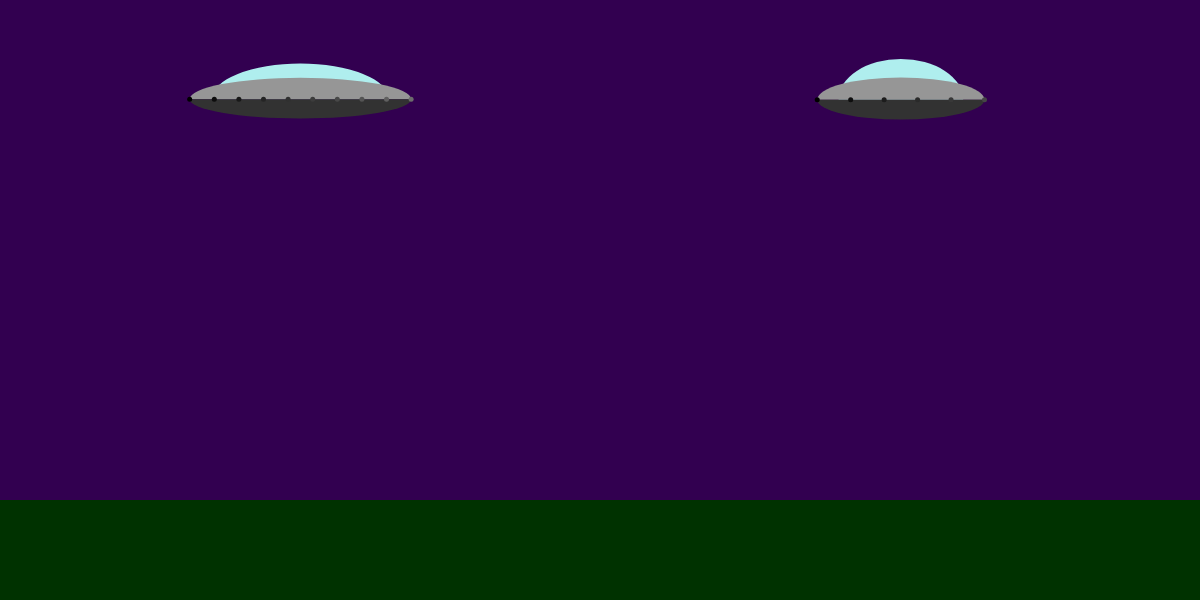
Frame 1 (no input)
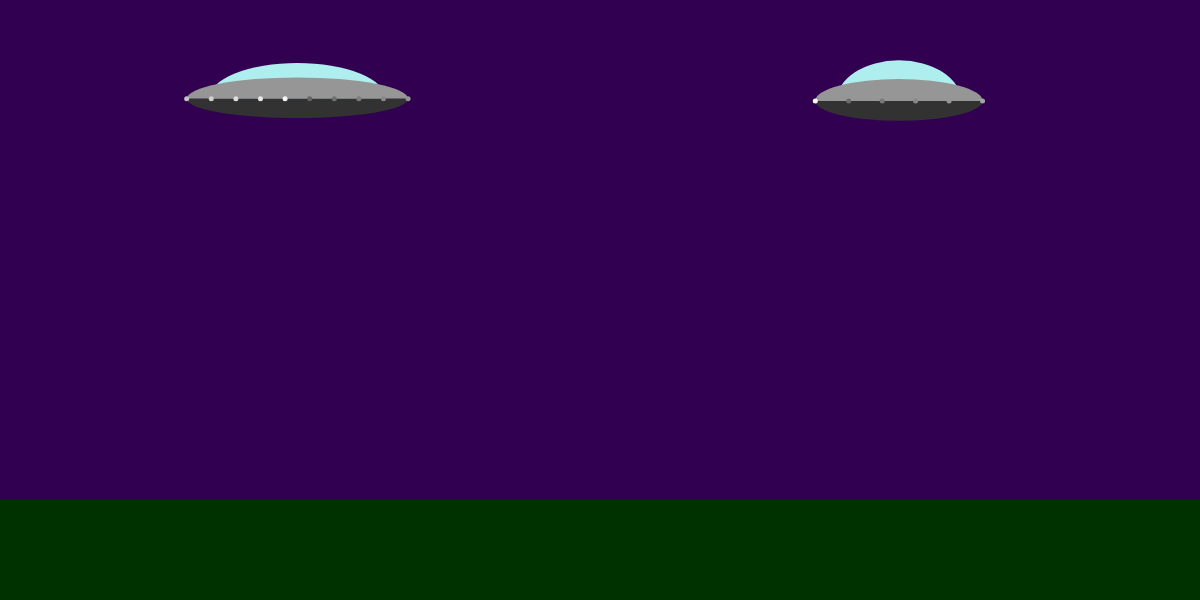
Frame 60 (no input)
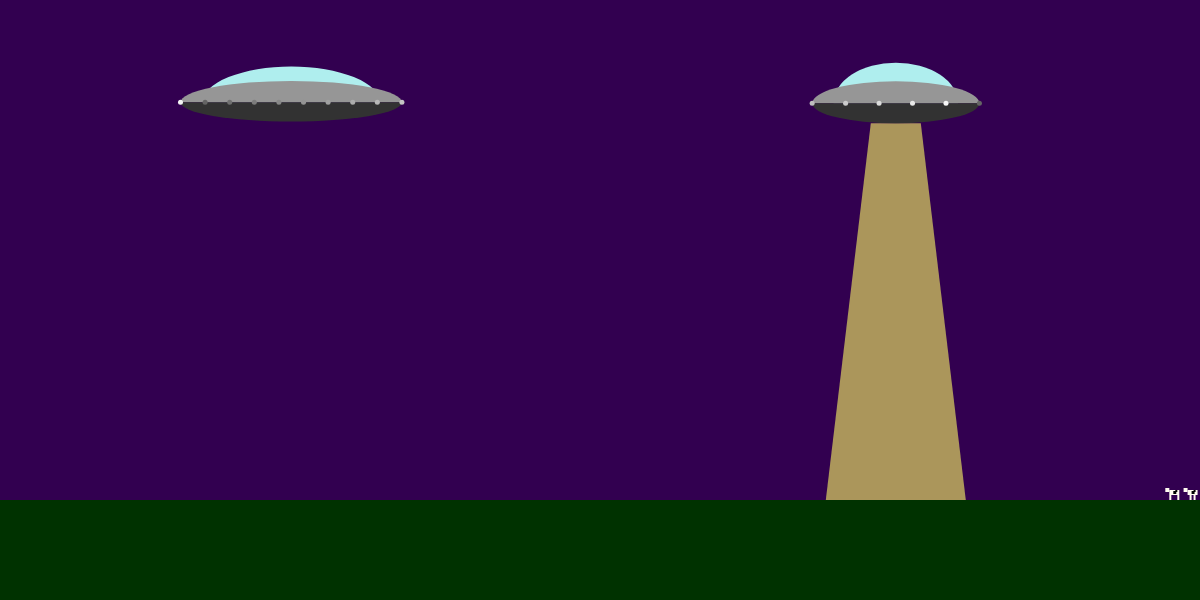
Frame 120 (the mouse pressed at the canvas centre since frame 60)

The p5.js sketch that drew these frames (run headless with seeded random() and noise() and a simulated clock; from frame 60 on, the mouse is pressed at the canvas centre):

// p5.js sketch
// ── sketch.js
//Topic 1.1 
//Object orientation revisted
//part two

var flyingSaucers;
var cowManager;


function FlyingSaucer(x,y)
{
    //public
    this.x = x;
    this.y = y;
    this.beamOn = false;
    
    //private
    var fs_width = random(150,250);
    var fs_height = random(75,125);
    var window_width = random(0.65,0.85);
    var window_height = random(0.75,1);
    var base_height = random(0.25,0.5);
    var num_lights = floor(random(5,25));
    var light_inc = floor(random(5,10));
    var brightnesses = [];
    var beamWidth = 140;
        

    this.hover = function()
    {
        this.x += random(-1,1);
        this.y += random(-1,1); 
        
        if(!this.beamOn && random() > 0.999)
        {
            this.beamOn = true;
        }
        else if(this.beamOn && random() > 0.998)
        {
            this.beamOn = false;
        }
    }

    
    this.draw = function()
    {
        if(this.beamOn)
        {
            this.beam();
        }
        
        
        //draw the window
        fill(175,238,238);
        arc(
            this.x,
            this.y,
            fs_width * window_width,
            fs_height * window_height,
            PI,TWO_PI);

        //draw the body
        fill(150);
        arc(
            this.x,
            this.y,
            fs_width,
            fs_height/2,
            PI,TWO_PI);

        //draw the base
        fill(50);
        arc(
            this.x,
            this.y,
            fs_width,
            fs_height * base_height,
            0,PI);

        //draw the lights
        var incr = (fs_width/(num_lights -1)); 

        for(var i = 0; i < num_lights; i++)
        {

            var x = this.x - fs_width/2 + i * incr;
            fill(brightnesses[i]);
            ellipse(
                x,
                this.y,
                5,
                5
            )
            brightnesses[i] += light_inc;
            if(brightnesses[i] > 255)
            {
                brightnesses[i] = 100;
            }
        }
    }   
    
    this.beam = function()
    {
        if(random() > 0.25)
        {
            fill(255,255,100,150);
            beginShape();
            vertex(this.x - 25,this.y + fs_height * base_height * 0.5);
            vertex(this.x + 25,this.y + fs_height * base_height * 0.5);
            vertex(this.x + beamWidth/2,height - 100);
            vertex(this.x - beamWidth/2,height - 100);
            endShape();
        }
    }
    
    this.getBeamBoundaries = function()
    {
        var boundaries = [];
        boundaries.push(this.x - beamWidth/2);
        boundaries.push(this.x + beamWidth/2);
        return boundaries;
    }
    
    //////// setup code /////////
    
    for(var i = 0; i < num_lights; i++)
    {
        brightnesses.push((i * light_inc * 2)%255);
    }
}


function Cow(x,y)
{
    //public
    this.x = x;
    this.y = y;
    this.direction = random(1,2);
    this.flyingSaucerRef = null;
    this.flagForDeletion = false;
    this.isFrozen = false;
    
    //private
    var step = 0;

    if(random() > 0.5)
    {
        this.direction *= -1;    
    }
    
    
    this.draw = function()
    {
        
        push();
        translate(this.x, this.y);
        if(this.direction > 0)
        {
            scale(-1,1);
        }
        
        fill(255,250,240)
        rect(0,-10,10,5);
        
        //legs
        if(step > 5)
        {
            rect(0,-5,2,5);
            rect(8,-5,2,5);
        }
        else
        {
            rect(2,-5,2,5);
            rect(6,-5,2,5);
        }
        
        //head
        rect(-4,-12,4,4);
        
        //markings
        fill(0);
        rect(4,-9,3,3);
        rect(6,-10,2,2);

        pop();
        
    }
    
    this.walk = function()
    {
        this.x += this.direction;
        step = (step + 1)%10;
    }

}


function CowManager()
{
    this.cows = [];
    this.minCows = 10;
    
    this.update = function()
    {
        //add new cows if necessary
        if(this.cows.length < this.minCows)
        {
            this.cows.push(new Cow(width+199, height - 100));
        }
        
        for(var i = 0; i < this.cows.length; i++)
        {
            
            if(!this.cows[i].isFrozen)
            {
                if(this.cows[i].y < height - 100)
                {
                    //falling
                    this.cows[i].y += 3;
                }
                else
                {
                    //regular walking
                    this.cows[i].walk();

                    if(this.cows[i].x > width + 200)
                    {
                        this.cows[i].x = -200;
                    }
                    else if(this.cows[i].x < -200)
                    {
                        this.cows[i].x = width + 200;
                    }
                }
            }
            else
            {
                //reset for next frame
                this.cows[i].isFrozen = false;    
            }
        }
        
        //remove old cows
        for(var i = this.cows.length - 1; i >= 0; i--)
        {
            if(this.cows[i].flagForDeletion)
            {
                this.cows.splice(i,1);
            }
        }
           
        
    }
    
    this.draw = function()
    {
        for(var i = 0; i < this.cows.length; i++)
        {
            this.cows[i].draw();
        }
    }
    
    this.checkForCows = function(x1,x2)
    {
        //returns all cows between the two points
        
        var cows = [];
        
        for(var i = 0; i < this.cows.length; i++)
        {
            if(this.cows[i].x >= x1 && this.cows[i].x <= x2)
            {
                cows.push(this.cows[i]);
            }
        }
        
        return cows;
    }
    
    this.levitateCows = function(boundaries, x_anchor, y_cutoff)
    {
        var cows = this.checkForCows(boundaries[0], boundaries[1]);
        
        //hover up
        for(var i = 0 ; i < cows.length; i++)
        {
            cows[i].x = x_anchor;
            cows[i].y -= 1;
            cows[i].isFrozen = true;
            
            if(cows[i].y < y_cutoff)
            {
                cows[i].flagForDeletion = true;
            }
        }

    }

}

function setup()
{
    createCanvas(1200,600);
    noStroke();
    
    flyingSaucers = [new FlyingSaucer(width/4,100), new FlyingSaucer(width * 3/4, 100)];
    
    cowManager = new CowManager();

}

function draw()
{
    background(50,0,80);
    
    //draw the ground
    fill(0,50,0);
    rect(0,height - 100, width, 100);
    
    cowManager.update();
    cowManager.draw();

    for(var i = 0; i < flyingSaucers.length; i++)
    {
        flyingSaucers[i].hover();
        flyingSaucers[i].draw();
    
    
        if(flyingSaucers[i].beamOn)
        {   
            var b = flyingSaucers[i].getBeamBoundaries();
            cowManager.levitateCows(b, flyingSaucers[i].x, flyingSaucers[i].y);
        }
    }
 

}
